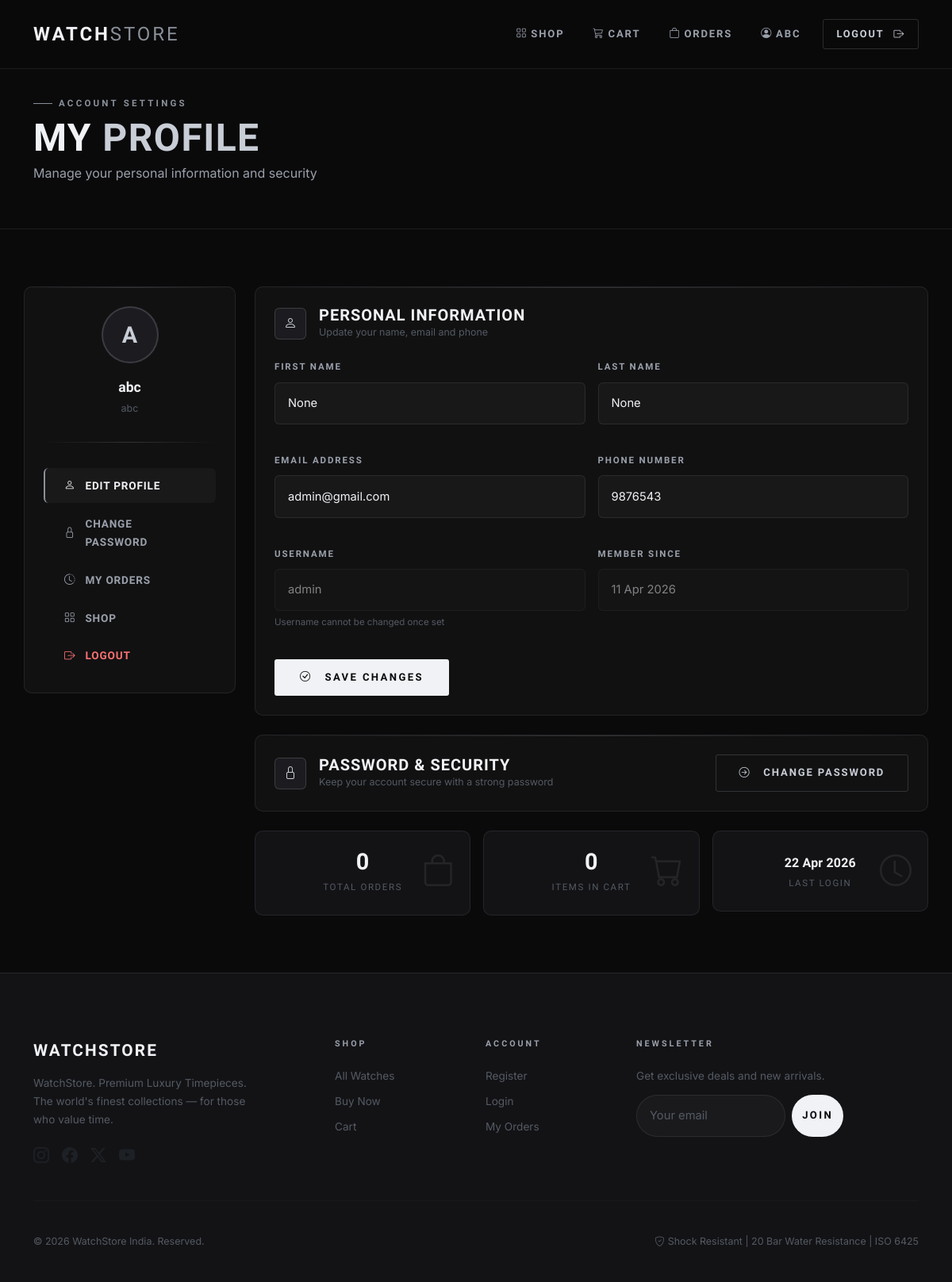
/profile/ (signed in), run on the app's committed database.
### myapp/models.py (models this page shows, shortened)
class signup(models.Model):
    name = models.CharField(max_length=100)
    first_name = models.CharField(max_length=50, null=True, blank=True)
    last_name = models.CharField(max_length=50, null=True, blank=True)
    email = models.CharField(max_length=100, null=True, blank=True)
    phone = models.CharField(max_length=15, null=True, blank=True)
    uname = models.CharField(max_length=30, null=True, blank=True, unique=True, default='user')
    pas = models.CharField(max_length=128)
    rights = models.CharField(max_length=10, default='U')
    is_active = models.BooleanField(default=True)
    created_at = models.DateTimeField(auto_now_add=True, null=True)
    last_login = models.DateTimeField(null=True, blank=True)

### myapp/views.py (the view)
    def wrapper(request, *args, **kwargs):
        if not is_logged_in(request):
            return redirect('/log/')
        return view_func(request, *args, **kwargs)

### myapp/views.py (called while the page is built, shortened)
def is_logged_in(request):
    return request.session.get('id') is not None

def login_required_redirect(view_func):
    def wrapper(request, *args, **kwargs):
        if not is_logged_in(request):
            return redirect('/log/')
        return view_func(request, *args, **kwargs)
    return wrapper

@login_required_redirect
def edit_profile(request):
    uid = request.session['id']
    try:
        user = signup.objects.get(id=uid)
    except signup.DoesNotExist:
        return redirect('/up/')
    return render(request, "profile.html", {"user": user})

### myapp/templates/profile.html (shortened to what this page needs)
{% extends 'base.html' %}
{% load static %}
{% block content %}
<div class="page-header">
  <div class="container-xl">
    <div class="hero-tag mb-2">Account Settings</div>
    <h2 style="font-family:var(--font-head);margin-bottom:.25rem">My <span class="text-gold">Profile</span></h2>
    <p style="color:var(--text-2);margin:0">Manage your personal information and security</p>
  </div>
</div>
<div class="container-xl section-padding-sm">
  <div class="row g-4">
    <div class="col-lg-3">
      <div class="glass-card p-4 mb-3">
        <div class="text-center mb-3">
          <div style="width:72px;height:72px;background:var(--surface2);border:2px solid var(--border-mid);border-radius:50%;display:flex;align-items:center;justify-content:center;margin:0 auto 1rem;font-size:1.8rem;font-family:var(--font-head);font-weight:900;color:var(--silver)">
            {{ request.session.name|first|upper }}
          </div>
          <div style="font-family:var(--font-head);font-weight:700;font-size:1.1rem;color:var(--white)">{{ request.session.name }}</div>
          <div style="font-size:.78rem;color:var(--text-3)">{{ request.session.uname }}</div>
        </div>
        <div class="gold-line"></div>
        <nav>
          <a href="/profile/" class="sidebar-link active" style="border-radius:var(--r-sm);margin-bottom:.25rem">
            <i class="bi bi-person"></i> Edit Profile
          </a>
          <a href="/passs/" class="sidebar-link" style="border-radius:var(--r-sm);margin-bottom:.25rem">
            <i class="bi bi-lock"></i> Change Password
          </a>
          <a href="/myp/" class="sidebar-link" style="border-radius:var(--r-sm);margin-bottom:.25rem">
            <i class="bi bi-clock-history"></i> My Orders
          </a>
          <a href="/up/" class="sidebar-link" style="border-radius:var(--r-sm);margin-bottom:.25rem">
            <i class="bi bi-grid"></i> Shop
          </a>
          <a href="/logout/" class="sidebar-link" style="border-radius:var(--r-sm);color:#f87171!important">
            <i class="bi bi-box-arrow-right"></i> Logout
          </a>
        </nav>
      </div>
    </div>
    <div class="col-lg-9">
      <div class="glass-card p-4 mb-4">
        <div class="d-flex align-items-center gap-3 mb-4">
          <div style="width:40px;height:40px;background:var(--surface2);border:1px solid var(--border-mid);border-radius:var(--r-sm);display:flex;align-items:center;justify-content:center">
            <i class="bi bi-person" style="color:var(--silver)"></i>
          </div>
          <div>
            <h5 style="margin:0;font-family:var(--font-head);text-transform:uppercase;letter-spacing:.05em">Personal Information</h5>
            <div style="font-size:.78rem;color:var(--text-3)">Update your name, email and phone</div>
          </div>
        </div>
        <form method="POST" action="/profile/">
          <div class="row g-3">
            <div class="col-md-6">
              <div class="luxe-form-group">
                <label class="luxe-label">First Name</label>
                <input type="text" name="fname" class="luxe-input" value="{{ user.first_name }}" required>
              </div>
            </div>
            <div class="col-md-6">
              <div class="luxe-form-group">
                <label class="luxe-label">Last Name</label>
                <input type="text" name="lname" class="luxe-input" value="{{ user.last_name }}" required>
              </div>
            </div>
            <div class="col-md-6">
              <div class="luxe-form-group">
                <label class="luxe-label">Email Address</label>
                <input type="email" name="email" class="luxe-input" value="{{ user.email }}" required>
              </div>
            </div>
            <div class="col-md-6">
              <div class="luxe-form-group">
                <label class="luxe-label">Phone Number</label>
                <input type="text" name="phone" class="luxe-input" value="{{ user.phone }}" maxlength="10" required>
              </div>
            </div>
            <div class="col-md-6">
              <div class="luxe-form-group">
                <label class="luxe-label">Username</label>
                <input type="text" class="luxe-input" value="{{ user.uname }}" disabled style="opacity:.5;cursor:not-allowed">
                <div style="font-size:.72rem;color:var(--text-3);margin-top:.3rem">Username cannot be changed once set</div>
              </div>
            </div>
            <div class="col-md-6">
              <div class="luxe-form-group">
                <label class="luxe-label">Member Since</label>
                <input type="text" class="luxe-input" value="{{ user.created_at|date:'d M Y' }}" disabled style="opacity:.5;cursor:not-allowed">
              </div>
            </div>
          </div>
          <div class="mt-3">
            <button type="submit" class="btn-gold">
              <i class="bi bi-check-circle me-2"></i>Save Changes
            </button>
          </div>
        </form>
      </div>
      <div class="glass-card p-4 mb-4">
        <div class="d-flex align-items-center justify-content-between flex-wrap gap-3">
          <div class="d-flex align-items-center gap-3">
            <div style="width:40px;height:40px;background:var(--surface2);border:1px solid var(--border-mid);border-radius:var(--r-sm);display:flex;align-items:center;justify-content:center">
              <i class="bi bi-lock" style="color:var(--silver)"></i>
            </div>
            <div>
              <h5 style="margin:0;font-family:var(--font-head);text-transform:uppercase;letter-spacing:.05em">Password & Security</h5>
              <div style="font-size:.78rem;color:var(--text-3)">Keep your account secure with a strong password</div>
            </div>
          </div>
          <a href="/passs/" class="btn-ghost"><i class="bi bi-arrow-right-circle me-2"></i>Change Password</a>
        </div>
      </div>
      <div class="row g-3">
        <div class="col-sm-4">
          <div class="stat-card text-center">
            <div class="stat-icon"><i class="bi bi-bag"></i></div>
            <div class="stat-num" style="font-size:1.8rem">{{ user.watchsales_set.count|default:"0" }}</div>
            <div class="stat-label">Total Orders</div>
          </div>
        </div>
        <div class="col-sm-4">
          <div class="stat-card text-center">
            <div class="stat-icon"><i class="bi bi-cart"></i></div>
            <div class="stat-num" style="font-size:1.8rem">{{ user.watchcart_set.count|default:"0" }}</div>
            <div class="stat-label">Items in Cart</div>
          </div>
        </div>
        <div class="col-sm-4">
          <div class="stat-card text-center">
            <div class="stat-icon"><i class="bi bi-clock"></i></div>
            <div class="stat-num" style="font-size:1rem;margin-top:.5rem">{{ user.last_login|date:'d M Y'|default:"—" }}</div>
            <div class="stat-label">Last Login</div>
          </div>
        </div>
      </div>
    </div>
  </div>
</div>
{% endblock %}

### myapp/templates/base.html (shortened to what this page needs)
{% load static %}
<!DOCTYPE html>
<html lang="en">
<head>
  <link href="https://cdn.jsdelivr.net/npm/bootstrap@5.3.0/dist/css/bootstrap.min.css" rel="stylesheet">
  <link href="{% static 'css/luxe.css' %}" rel="stylesheet">
  <link rel="stylesheet" href="https://cdn.jsdelivr.net/npm/bootstrap-icons@1.11.0/font/bootstrap-icons.css">
</head>
<body>
<nav class="luxe-nav navbar navbar-expand-lg" id="mainNav">
  <div class="container-xl">
    <a class="luxe-brand navbar-brand" href="/">WATCH<span>STORE</span></a>
    <div class="collapse navbar-collapse" id="navMenu">
      <ul class="navbar-nav ms-auto mb-2 mb-lg-0 align-items-center gap-1">
        {% if request.session.name %}
          {% if request.session.rights == 'A' %}
            <li class="nav-item"><a class="nav-link" href="/sap/"><i class="bi bi-speedometer2 me-1"></i>Dashboard</a></li>
            <li class="nav-item"><a class="nav-link" href="/aapl/"><i class="bi bi-grid me-1"></i>Products</a></li>
            <li class="nav-item"><a class="nav-link" href="/inv/"><i class="bi bi-receipt me-1"></i>Orders</a></li>
            <li class="nav-item"><a class="nav-link" href="/ausers/"><i class="bi bi-people me-1"></i>Users</a></li>
            <li class="nav-item">
              <span class="nav-link" style="color:var(--silver)!important;font-size:.82rem">
                <i class="bi bi-shield-check me-1"></i>{{ request.session.name }}
              </span>
            </li>
          {% else %}
            <li class="nav-item"><a class="nav-link" href="/up/"><i class="bi bi-grid me-1"></i>Shop</a></li>
            <li class="nav-item"><a class="nav-link" href="/vc/"><i class="bi bi-cart3 me-1"></i>Cart</a></li>
            <li class="nav-item"><a class="nav-link" href="/myp/"><i class="bi bi-bag me-1"></i>Orders</a></li>
            <li class="nav-item"><a class="nav-link" href="/profile/"><i class="bi bi-person-circle me-1"></i>{{ request.session.name }}</a></li>
          {% endif %}
          <li class="nav-item">
            <a class="btn-ghost ms-2" href="/logout/" style="font-size:.8rem;padding:.45rem 1rem">
              Logout <i class="bi bi-box-arrow-right ms-1"></i>
            </a>
          </li>
        {% endif %}
      </ul>
    </div>
  </div>
</nav>
{% block content %}{% endblock %}
{% block footer %}
<footer class="luxe-footer">
  <div class="container-xl">
    <div class="row g-4">
      <div class="col-lg-4">
        <div class="footer-brand">WATCHSTORE</div>
        <p class="footer-desc">WatchStore. Premium Luxury Timepieces. The world's finest collections — for those who value time.</p>
        <div class="d-flex gap-3 mt-3">
          <a href="#" class="text-muted fs-5"><i class="bi bi-instagram"></i></a>
          <a href="#" class="text-muted fs-5"><i class="bi bi-facebook"></i></a>
          <a href="#" class="text-muted fs-5"><i class="bi bi-twitter-x"></i></a>
          <a href="#" class="text-muted fs-5"><i class="bi bi-youtube"></i></a>
        </div>
      </div>
      <div class="col-6 col-lg-2">
        <p class="footer-heading">Shop</p>
        <a class="footer-link" href="/up/">All Watches</a>
        <a class="footer-link" href="/log/">Buy Now</a>
        <a class="footer-link" href="/vc/">Cart</a>
      </div>
      <div class="col-6 col-lg-2">
        <p class="footer-heading">Account</p>
        <a class="footer-link" href="/reg/">Register</a>
        <a class="footer-link" href="/log/">Login</a>
        <a class="footer-link" href="/myp/">My Orders</a>
      </div>
      <div class="col-lg-3">
        <p class="footer-heading">Newsletter</p>
        <p style="font-size:.85rem; color:var(--text-muted); margin-bottom:.75rem">Get exclusive deals and new arrivals.</p>
        <div class="d-flex gap-2">
          <input type="email" class="luxe-input" placeholder="Your email" style="border-radius:100px!important">
          <button class="btn-gold" style="border-radius:100px;padding:.7rem 1.2rem;white-space:nowrap">Join</button>
        </div>
      </div>
    </div>
    <hr class="footer-divider">
    <div class="d-flex justify-content-between align-items-center flex-wrap gap-2">
      <span class="footer-copy">© 2026 WatchStore India. Reserved.</span>
      <span class="footer-copy"><i class="bi bi-shield-check me-1"></i>Shock Resistant | 20 Bar Water Resistance | ISO 6425</span>
    </div>
  </div>
</footer>
{% endblock %}
</body>
</html>

### data on the page
signup: fname "None", lname "None", email "admin@gmail.com", phone "9876543", uname "admin", created_at "11 Apr 2026", last_login "22 Apr 2026"

### other printed values
{{ request.session.name }} "ABC"
{{ request.session.name|first|upper }} "A"
{{ request.session.name }} "abc"
{{ request.session.uname }} "abc"
{{ user.watchsales_set.count|default:"0" }} "0"
{{ user.watchcart_set.count|default:"0" }} "0"
